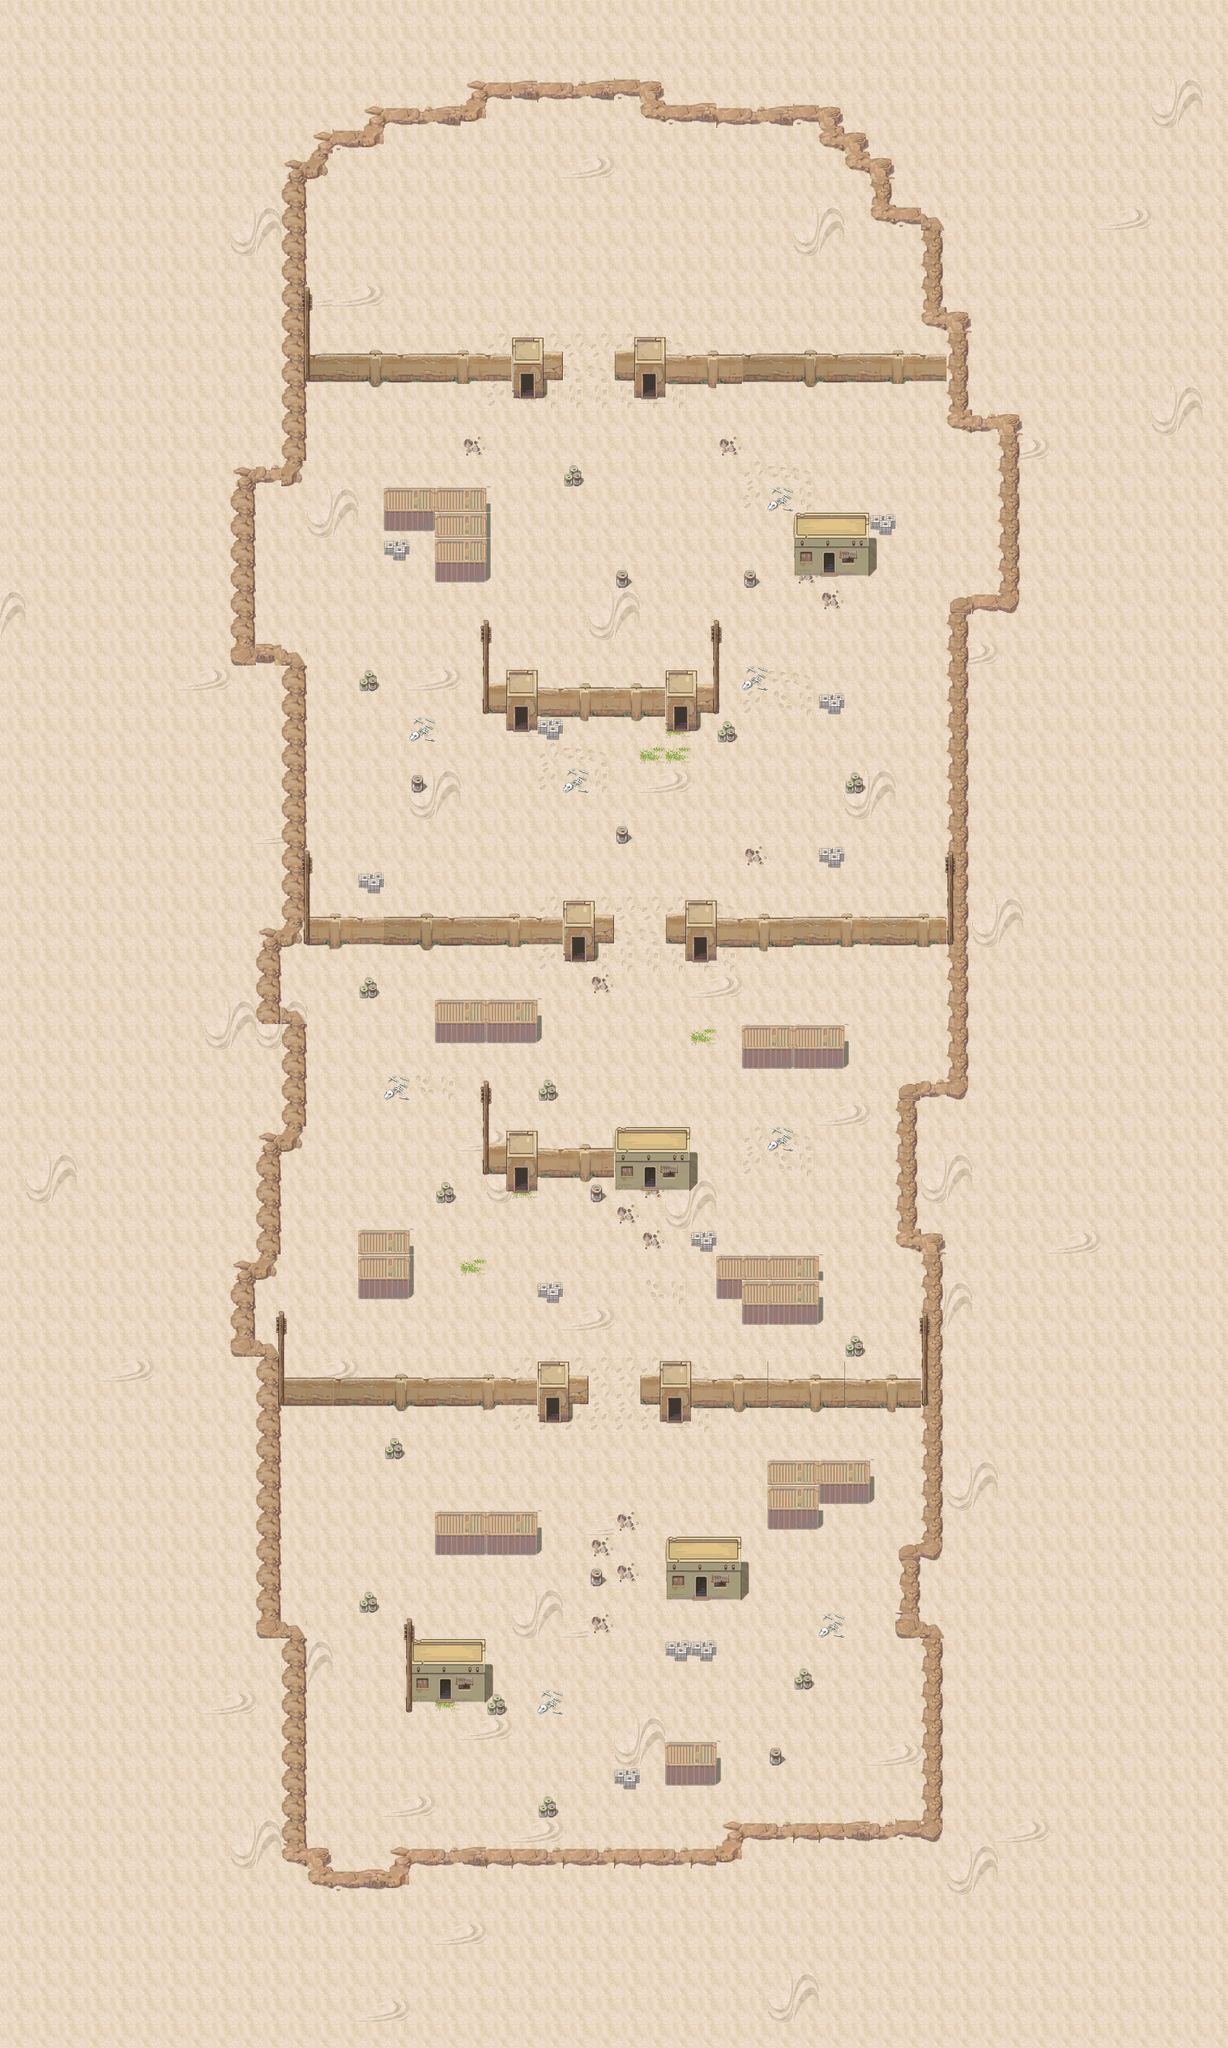

The image is a tile-based game level rendered from a .tmx file. Its description and source (layers, tilesets, objects; grid data summarised) follow:
An orthogonal 48x80 tile map with 32x32 px tiles, 3 tile layers (地面, 边界, 装饰), 3 tilesets.

<map version="1.5" tiledversion="1.7.0" orientation="orthogonal" renderorder="right-down" width="48" height="80" tilewidth="32" tileheight="32" infinite="0" nextlayerid="4" nextobjectid="1">
 <tileset firstgid="1" source="沙漠01.tsx" />
 <tileset firstgid="153" source="pubg.tsx" />
 <tileset firstgid="329" source="pobg装饰.tsx" />
 <layer id="1" name="地面" width="48" height="80">
  <data>[3840 cells, 3840 non-empty, 16 distinct tile ids]</data>
 </layer>
 <layer id="2" name="边界" width="48" height="80">
  <data>[3840 cells, 476 non-empty, 81 distinct tile ids]</data>
 </layer>
 <layer id="3" name="装饰" width="48" height="80">
  <data>[3840 cells, 191 non-empty, 26 distinct tile ids]</data>
 </layer>
</map>
